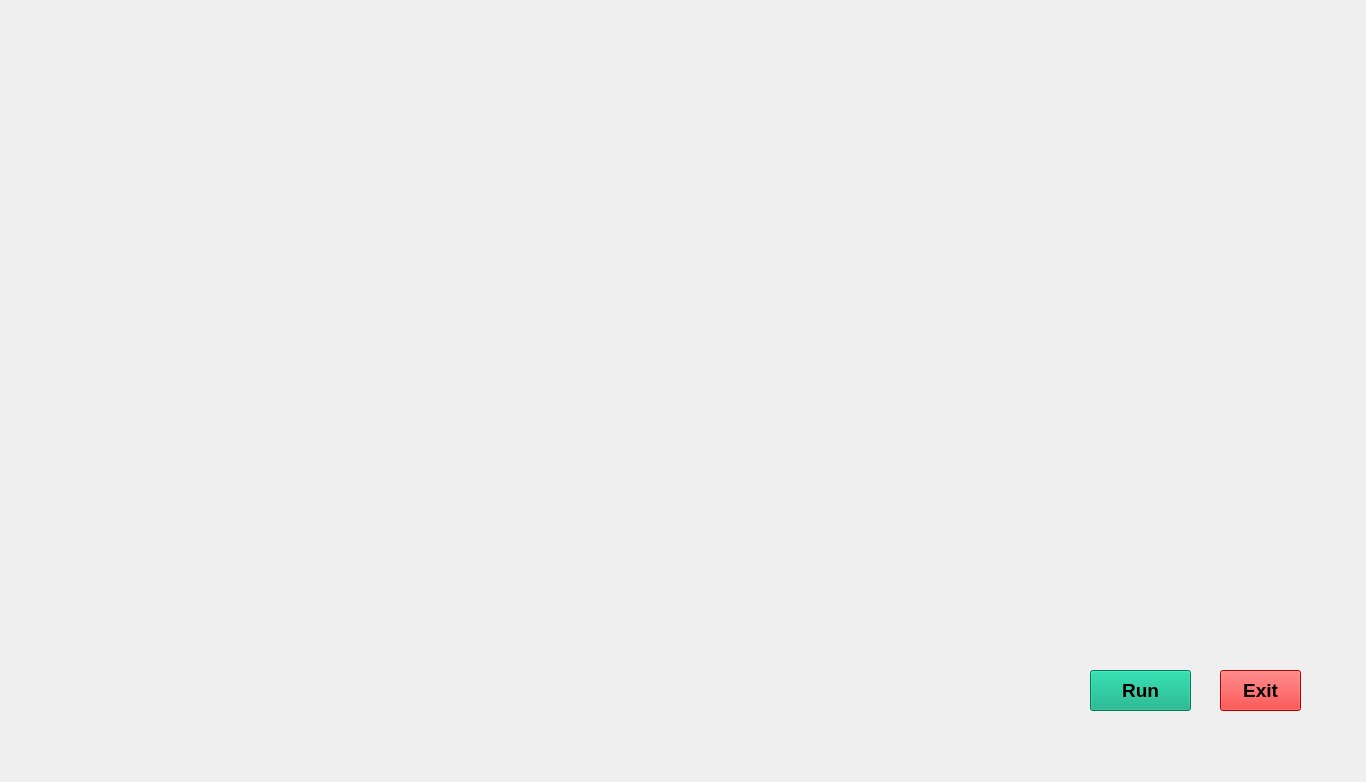
<?xml version="1.0" encoding="UTF-8"?>
<ui version="4.0">
 <class>MainWindow</class>
 <widget class="QMainWindow" name="MainWindow">
  <property name="geometry">
   <rect>
    <x>0</x>
    <y>0</y>
    <width>1366</width>
    <height>782</height>
   </rect>
  </property>
  <property name="windowTitle">
   <string>MainWindow</string>
  </property>
  <widget class="QWidget" name="centralwidget">
   <widget class="QLabel" name="label">
    <property name="geometry">
     <rect>
      <x>0</x>
      <y>0</y>
      <width>1371</width>
      <height>781</height>
     </rect>
    </property>
    <property name="text">
     <string/>
    </property>
    <property name="pixmap">
     <pixmap>7LP8.gif</pixmap>
    </property>
    <property name="scaledContents">
     <bool>true</bool>
    </property>
   </widget>
   <widget class="QLabel" name="label_2">
    <property name="geometry">
     <rect>
      <x>10</x>
      <y>-70</y>
      <width>441</width>
      <height>271</height>
     </rect>
    </property>
    <property name="text">
     <string/>
    </property>
    <property name="pixmap">
     <pixmap>Jarvis_Loading_Screen.gif</pixmap>
    </property>
    <property name="scaledContents">
     <bool>true</bool>
    </property>
   </widget>
   <widget class="QTextBrowser" name="textBrowser">
    <property name="geometry">
     <rect>
      <x>830</x>
      <y>20</y>
      <width>221</width>
      <height>141</height>
     </rect>
    </property>
    <property name="font">
     <font>
      <pointsize>20</pointsize>
     </font>
    </property>
    <property name="styleSheet">
     <string notr="true">background:transparent;
color: rgb(255, 255, 255);
border-radius:none;
</string>
    </property>
   </widget>
   <widget class="QTextBrowser" name="textBrowser_2">
    <property name="geometry">
     <rect>
      <x>1070</x>
      <y>20</y>
      <width>221</width>
      <height>141</height>
     </rect>
    </property>
    <property name="font">
     <font>
      <pointsize>20</pointsize>
     </font>
    </property>
    <property name="styleSheet">
     <string notr="true">background:transparent;
color: rgb(255, 255, 255);
border-radius:none;</string>
    </property>
   </widget>
   <widget class="QPushButton" name="pushButton">
    <property name="geometry">
     <rect>
      <x>1090</x>
      <y>670</y>
      <width>101</width>
      <height>41</height>
     </rect>
    </property>
    <property name="font">
     <font>
      <pointsize>14</pointsize>
      <weight>75</weight>
      <bold>true</bold>
     </font>
    </property>
    <property name="styleSheet">
     <string notr="true">background-color: rgb(0, 170, 127);</string>
    </property>
    <property name="text">
     <string>Run</string>
    </property>
   </widget>
   <widget class="QPushButton" name="pushButton_2">
    <property name="geometry">
     <rect>
      <x>1220</x>
      <y>670</y>
      <width>81</width>
      <height>41</height>
     </rect>
    </property>
    <property name="font">
     <font>
      <pointsize>14</pointsize>
      <weight>75</weight>
      <bold>true</bold>
     </font>
    </property>
    <property name="styleSheet">
     <string notr="true">background-color: rgb(255, 0, 0);</string>
    </property>
    <property name="text">
     <string>Exit</string>
    </property>
   </widget>
  </widget>
 </widget>
 <resources/>
 <connections/>
</ui>
